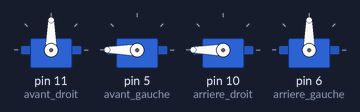
Bench run of a sketch on a simulated Arduino Uno, built with avr-gcc and run on an emulated ATmega328P. Shown: 4 × servo.

Above: at 0.05 s.
At 2.0 s:
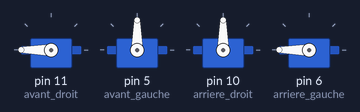
Timing chart, 0 to 4.6 s (numbered marks = the images above):
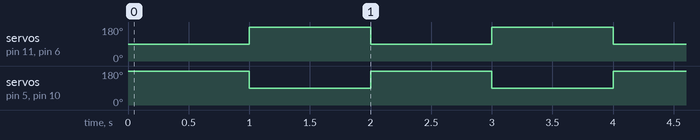

The sketch:

new_sketch_1760521656077.ino
```cpp
 #include <Servo.h>
Servo avant_droit;
Servo avant_gauche;
Servo arriere_droit;
Servo arriere_gauche;
int pos_final = 180;
int pos_mouv = 90;

void setup() {
  avant_droit.attach(11);
  avant_gauche.attach(5);
  arriere_droit.attach(10);
  arriere_gauche.attach(6);
}

void loop() {
  avant_droit.write(pos_mouv);
  arriere_gauche.write(pos_mouv);
  arriere_droit.write(pos_final);
  avant_gauche.write(pos_final);
  delay(1000);
  avant_droit.write(pos_final);
  arriere_gauche.write(pos_final);
  arriere_droit.write(pos_mouv);
  avant_gauche.write(pos_mouv);
  delay(1000);
}
```

Measured:
- by itself, servo on pin 11 (avant_droit), servo on pin 5 (avant_gauche), servo on pin 10 (arriere_droit), servo on pin 6 (arriere_gauche): alternates 180° for 1.0 s and 90° for 1.0 s
